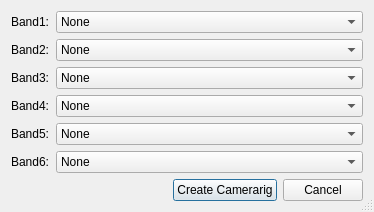
<?xml version="1.0" encoding="UTF-8"?>
<ui version="4.0">
 <class>Calculator</class>
 <widget class="QDialog" name="Calculator">
  <property name="windowModality">
   <enum>Qt::ApplicationModal</enum>
  </property>
  <property name="geometry">
   <rect>
    <x>0</x>
    <y>0</y>
    <width>374</width>
    <height>201</height>
   </rect>
  </property>
  <property name="sizePolicy">
   <sizepolicy hsizetype="Fixed" vsizetype="Fixed">
    <horstretch>0</horstretch>
    <verstretch>0</verstretch>
   </sizepolicy>
  </property>
  <property name="windowTitle">
   <string>Save Image</string>
  </property>
  <property name="sizeGripEnabled">
   <bool>true</bool>
  </property>
  <property name="modal">
   <bool>false</bool>
  </property>
  <layout class="QGridLayout" name="gridLayout">
   <item row="3" column="1">
    <widget class="QComboBox" name="Band4">
     <item>
      <property name="text">
       <string>None</string>
      </property>
     </item>
    </widget>
   </item>
   <item row="0" column="1">
    <widget class="QComboBox" name="Band1">
     <item>
      <property name="text">
       <string>None</string>
      </property>
     </item>
    </widget>
   </item>
   <item row="2" column="1">
    <widget class="QComboBox" name="Band3">
     <item>
      <property name="text">
       <string>None</string>
      </property>
     </item>
    </widget>
   </item>
   <item row="1" column="1">
    <widget class="QComboBox" name="Band2">
     <item>
      <property name="text">
       <string>None</string>
      </property>
     </item>
    </widget>
   </item>
   <item row="6" column="1">
    <layout class="QHBoxLayout" name="horizontalLayout_5">
     <item>
      <spacer name="horizontalSpacer_2">
       <property name="orientation">
        <enum>Qt::Horizontal</enum>
       </property>
       <property name="sizeHint" stdset="0">
        <size>
         <width>40</width>
         <height>20</height>
        </size>
       </property>
      </spacer>
     </item>
     <item>
      <layout class="QHBoxLayout" name="horizontalLayout_2">
       <item>
        <widget class="QPushButton" name="SaveButton">
         <property name="enabled">
          <bool>true</bool>
         </property>
         <property name="text">
          <string>Create Camerarig</string>
         </property>
        </widget>
       </item>
       <item>
        <widget class="QPushButton" name="CancelButton">
         <property name="text">
          <string>Cancel</string>
         </property>
        </widget>
       </item>
      </layout>
     </item>
    </layout>
   </item>
   <item row="4" column="1">
    <widget class="QComboBox" name="Band5">
     <item>
      <property name="text">
       <string>None</string>
      </property>
     </item>
    </widget>
   </item>
   <item row="5" column="1">
    <widget class="QComboBox" name="Band6">
     <item>
      <property name="text">
       <string>None</string>
      </property>
     </item>
    </widget>
   </item>
   <item row="0" column="0">
    <widget class="QLabel" name="label">
     <property name="text">
      <string>Band1:</string>
     </property>
    </widget>
   </item>
   <item row="1" column="0">
    <widget class="QLabel" name="label_2">
     <property name="text">
      <string>Band2:</string>
     </property>
    </widget>
   </item>
   <item row="2" column="0">
    <widget class="QLabel" name="label_3">
     <property name="text">
      <string>Band3:</string>
     </property>
    </widget>
   </item>
   <item row="3" column="0">
    <widget class="QLabel" name="label_4">
     <property name="text">
      <string>Band4:</string>
     </property>
    </widget>
   </item>
   <item row="4" column="0">
    <widget class="QLabel" name="label_5">
     <property name="text">
      <string>Band5:</string>
     </property>
    </widget>
   </item>
   <item row="5" column="0">
    <widget class="QLabel" name="label_6">
     <property name="text">
      <string>Band6:</string>
     </property>
    </widget>
   </item>
  </layout>
 </widget>
 <resources/>
 <connections/>
</ui>
